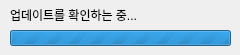
<?xml version="1.0" encoding="UTF-8"?>
<ui version="4.0">
 <class>Dialog</class>
 <widget class="QDialog" name="Dialog">
  <property name="geometry">
   <rect>
    <x>0</x>
    <y>0</y>
    <width>240</width>
    <height>55</height>
   </rect>
  </property>
  <property name="minimumSize">
   <size>
    <width>240</width>
    <height>55</height>
   </size>
  </property>
  <property name="maximumSize">
   <size>
    <width>240</width>
    <height>55</height>
   </size>
  </property>
  <property name="windowTitle">
   <string>Updater</string>
  </property>
  <widget class="QLabel" name="label">
   <property name="geometry">
    <rect>
     <x>10</x>
     <y>5</y>
     <width>151</width>
     <height>20</height>
    </rect>
   </property>
   <property name="text">
    <string>업데이트를 확인하는 중...</string>
   </property>
  </widget>
  <widget class="QProgressBar" name="progressBar">
   <property name="geometry">
    <rect>
     <x>10</x>
     <y>30</y>
     <width>221</width>
     <height>16</height>
    </rect>
   </property>
   <property name="font">
    <font>
     <stylestrategy>PreferDefault</stylestrategy>
    </font>
   </property>
   <property name="mouseTracking">
    <bool>false</bool>
   </property>
   <property name="tabletTracking">
    <bool>false</bool>
   </property>
   <property name="acceptDrops">
    <bool>false</bool>
   </property>
   <property name="autoFillBackground">
    <bool>false</bool>
   </property>
   <property name="styleSheet">
    <string notr="true">color: rgb(0, 0, 0);</string>
   </property>
   <property name="minimum">
    <number>0</number>
   </property>
   <property name="maximum">
    <number>0</number>
   </property>
   <property name="value">
    <number>-1</number>
   </property>
   <property name="textVisible">
    <bool>false</bool>
   </property>
   <property name="orientation">
    <enum>Qt::Horizontal</enum>
   </property>
   <property name="invertedAppearance">
    <bool>false</bool>
   </property>
  </widget>
 </widget>
 <resources/>
 <connections/>
</ui>
